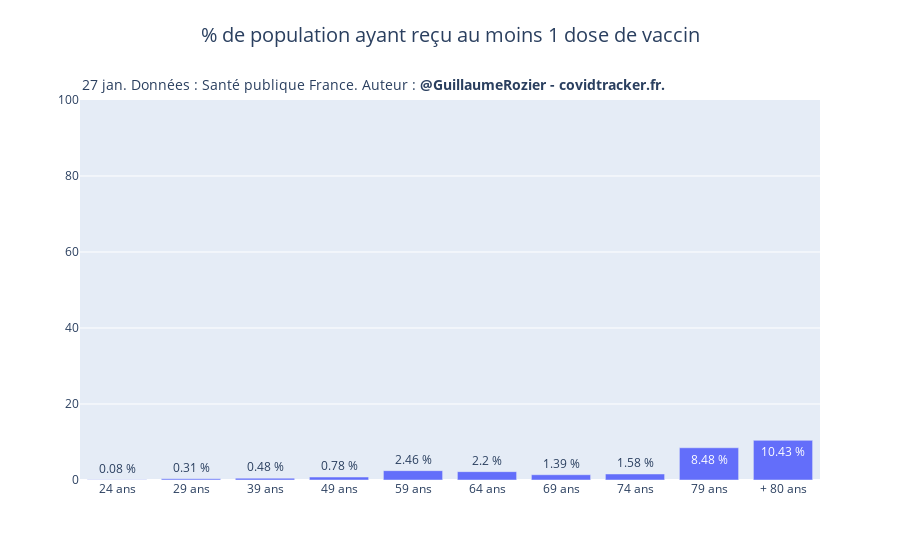

The cell this chart's notebook holds for it:
### Code cell
fig = go.Figure()
fig.add_trace(go.Bar(
    x=[str(age) + " ans" for age in df.clage_vacsi[:-1]]+["+ 80 ans"],
    y=df.pop_vac,
    text=[str(round(prct, 2)) + " %" for prct in df.pop_vac],
    textposition='auto',))
fig.update_layout(
    title={
                    'text': "% de population ayant reçu au moins 1 dose de vaccin",
                    'y':0.95,
                    'x':0.5,
                    'xanchor': 'center',
                    'yanchor': 'top'},
                    titlefont = dict(
                    size=20),
    annotations = [
                    dict(
                        x=0,
                        y=1.07,
                        xref='paper',
                        yref='paper',
                        font=dict(size=14),
                        text='{}. Données : Santé publique France. Auteur : <b>@GuillaumeRozier - covidtracker.fr.</b>'.format(datetime.strptime("2021-01-27", '%Y-%m-%d').strftime('%d %b')),                    
                        showarrow = False
                    ),
                    ]
)
fig.update_yaxes(range=[0, 100])
fig.show()

### Figure 1 — Plotly figure (JSON) as saved in the notebook; plotly's stock layout.template omitted (floating-point values rounded to 4 significant figures)
{"data": [{"text": ["0.08 %", "0.31 %", "0.48 %", "0.78 %", "2.46 %", "2.2 %", "1.39 %", "1.58 %", "8.48 %", "10.43 %"], "textposition": "auto", "type": "bar", "x": ["24 ans", "29 ans", "39 ans", "49 ans", "59 ans", "64 ans", "69 ans", "74 ans", "79 ans", "+ 80 ans"], "y": [0.07778, 0.3094, 0.4805, 0.7786, 2.456, 2.197, 1.388, 1.582, 8.48, 10.43]}], "layout": {"annotations": [{"font": {"size": 14}, "showarrow": false, "text": "27 jan. Données : Santé publique France. Auteur : <b>@GuillaumeRozier - covidtracker.fr.</b>", "x": 0, "xref": "paper", "y": 1.07, "yref": "paper"}], "title": {"font": {"size": 20}, "text": "% de population ayant reçu au moins 1 dose de vaccin", "x": 0.5, "xanchor": "center", "y": 0.95, "yanchor": "top"}, "yaxis": {"range": [0, 100]}}}
